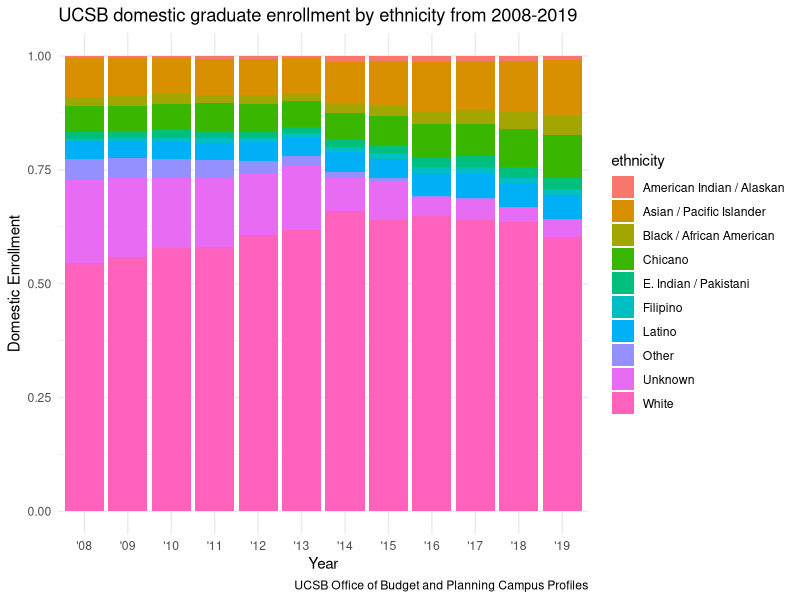

The R script that drew this image:
## ---- chunk 1
knitr::opts_chunk$set(echo = TRUE)
library(tidyverse)
library(here)
## ---- chunk 2
ucsb_grad <- read_csv(here("data", "ucsb_grad_data.csv"))
## ---- chunk 3

ggplot(data = ucsb_grad, aes(year_abbr, y = domestic_enrollment, fill = ethnicity)) + 
  geom_col(position = "fill") +
  labs(x = "Year",
       y = "Domestic Enrollment",
       title = "UCSB domestic graduate enrollment by ethnicity from 2008-2019",
       caption = "UCSB Office of Budget and Planning Campus Profiles") +
  theme_minimal()
